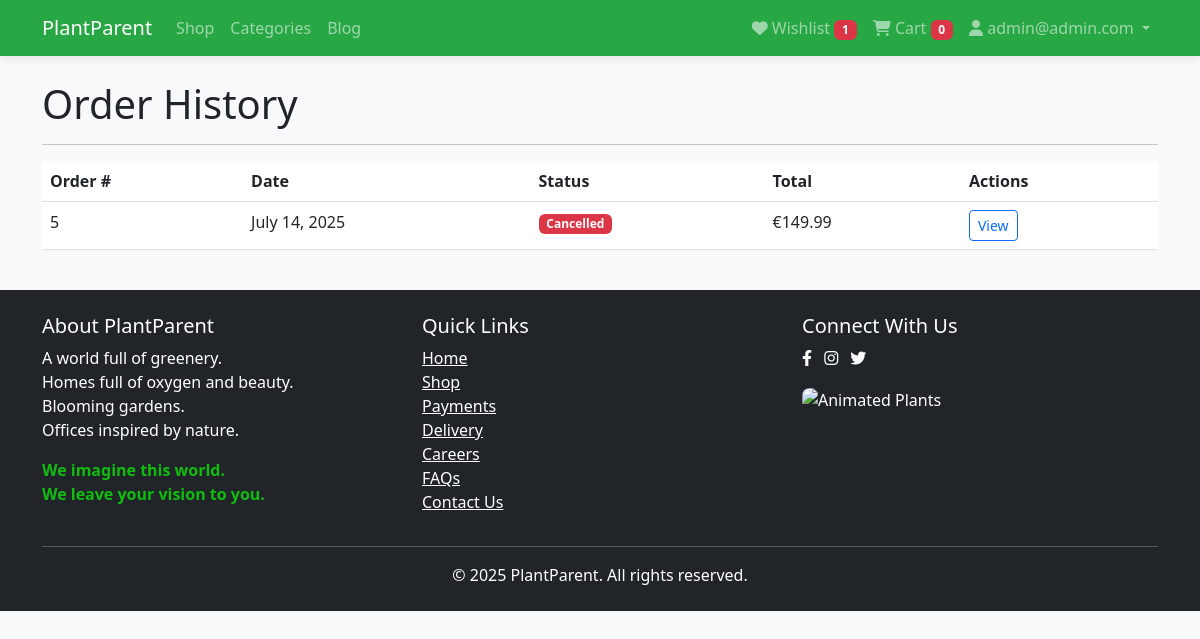
The app's page /orders/history/ (signed in) with its own data.
### accounts/models.py (models this page shows, shortened)
class User(AbstractUser):
    username = None
    email = models.EmailField(_('email address'), unique=True)
    phone = models.CharField(max_length=20, blank=True)
    address = models.TextField(blank=True)
    city = models.CharField(max_length=100, blank=True)
    postal_code = models.CharField(max_length=20, blank=True)
    country = models.CharField(max_length=100, blank=True)
    profile_picture = models.ImageField(
        upload_to=user_profile_picture_path,
        blank=True,
        null=True,
        validators=[validate_image_size, validate_image_format],
        help_text=_('Upload a profile picture (max 1MB, formats: JPG, PNG, GIF)')
    )
    receive_newsletter = models.BooleanField(default=False)
    USERNAME_FIELD = 'email'
    REQUIRED_FIELDS = []
    objects = UserManager()
    class Meta:
        permissions = [
            ("can_publish_post", "Can publish blog posts without approval"),
            ("can_edit_all_posts", "Can edit any blog post (not just own)"),
        ]
    class Meta:
        verbose_name = 'User'
        verbose_name_plural = 'Users'

### wishlist/models.py (models this page shows, shortened)
class Wishlist(models.Model):
    user = models.OneToOneField(
        settings.AUTH_USER_MODEL,
        on_delete=models.CASCADE,
        related_name='wishlist'
    )
    created_at = models.DateTimeField(auto_now_add=True)
    updated_at = models.DateTimeField(auto_now=True)

### cart/models.py (models this page shows, shortened)
class Cart(models.Model):
    user = models.OneToOneField(
        settings.AUTH_USER_MODEL,
        on_delete=models.CASCADE,
        related_name='cart'
    )
    created_at = models.DateTimeField(auto_now_add=True)
    updated_at = models.DateTimeField(auto_now=True)
    @property
    def total_quantity(self):
        print(sum(item.quantity for item in self.items.all()))
        return sum(item.quantity for item in self.items.all())

### orders/models.py (models this page shows, shortened)
class Order(models.Model):
    class Status(models.TextChoices):
        PENDING = 'pending', _('Pending')
        PROCESSING = 'processing', _('Processing')
        SHIPPED = 'shipped', _('Shipped')
        DELIVERED = 'delivered', _('Delivered')
        CANCELLED = 'cancelled', _('Cancelled')
    user = models.ForeignKey(
        settings.AUTH_USER_MODEL,
        on_delete=models.CASCADE,
        related_name='orders'
    )
    status = models.CharField(
        max_length=20,
        choices=Status.choices,
        default=Status.PENDING
    )
    created_at = models.DateTimeField(auto_now_add=True)
    updated_at = models.DateTimeField(auto_now=True)
    shipping_address = models.TextField()
    shipping_city = models.CharField(max_length=100)
    shipping_postal_code = models.CharField(max_length=20)
    shipping_country = models.CharField(max_length=100)
    stripe_payment_intent = models.CharField(max_length=100, blank=True)
    total_paid = models.DecimalField(max_digits=10, decimal_places=2)
    class Meta:
        ordering = ['-created_at']

### orders/views.py (the view)
# urls.py: path('history/', views.OrderHistoryView.as_view(), name='history'),
class OrderHistoryView(LoginRequiredMixin, ListView):
    model = Order
    template_name = 'orders/history.html'
    context_object_name = 'orders'
    def get_queryset(self):
        return super().get_queryset().filter(
            user=self.request.user
        ).order_by('-created_at')

### plantparent/context_processors.py (called while the page is built)
def cart_context(request):
    context = {}
    if request.user.is_authenticated:
        cart = Cart.objects.filter(user=request.user).first()
        context['cart'] = cart
    return context

def wishlist_context(request):
    context = {}
    if request.user.is_authenticated:
        wishlist, created = Wishlist.objects.get_or_create(user=request.user)
        context['wishlist'] = wishlist
    return context

### templates/orders/history.html (shortened to what this page needs)
{% extends 'base.html' %}
{% block content %}
<div class="row">
    <div class="col-12">
        <h1>Order History</h1>
        <hr>
    </div>
</div>
{% if orders %}
<div class="row">
    <div class="col-12">
        <div class="table-responsive">
            <table class="table">
                <thead>
                    <tr>
                        <th>Order #</th>
                        <th>Date</th>
                        <th>Status</th>
                        <th>Total</th>
                        <th>Actions</th>
                    </tr>
                </thead>
                <tbody>
                    {% for order in orders %}
                        <tr>
                            <td>{{ order.id }}</td>
                            <td>{{ order.created_at|date:"F j, Y" }}</td>
                            <td>
                                <span class="badge
                                    {% if order.status == 'delivered' %}bg-success
                                    {% elif order.status == 'cancelled' %}bg-danger
                                    {% else %}bg-warning text-dark{% endif %}">
                                    {{ order.get_status_display }}
                                </span>
                            </td>
                            <td>€{{ order.total_paid }}</td>
                            <td>
                                <a href="{% url 'orders:detail' order.id %}" class="btn btn-sm btn-outline-primary">View</a>
                            </td>
                        </tr>
                    {% endfor %}
                </tbody>
            </table>
        </div>
    </div>
</div>
{% endif %}
{% endblock %}

### templates/base.html (shortened to what this page needs)
<!DOCTYPE html>
<html lang="en">
<head>
    <link href="https://cdnjs.cloudflare.com/ajax/libs/font-awesome/6.4.0/css/all.min.css" rel="stylesheet">
    <link rel="stylesheet" href="https://cdnjs.cloudflare.com/ajax/libs/animate.css/4.1.1/animate.min.css" />
    <link href="https://cdn.jsdelivr.net/npm/bootstrap@5.3.0/dist/css/bootstrap.min.css" rel="stylesheet">
    <link rel="stylesheet" href="https://cdnjs.cloudflare.com/ajax/libs/font-awesome/6.4.0/css/all.min.css">
</head>
<body>
    <nav class="navbar navbar-expand-lg navbar-dark bg-success">
        <div class="container">
            <a class="navbar-brand" href="{% url 'products:home' %}">PlantParent</a>
            <div class="collapse navbar-collapse" id="navbarNav">
                <ul class="navbar-nav me-auto">
                    <li class="nav-item">
                        <a class="nav-link" href="{% url 'products:list' %}">Shop</a>
                    </li>
                    <li class="nav-item">
                        <a class="nav-link" href="{% url 'products:categories' %}">Categories</a>
                    </li>
                    <li class="nav-item">
                        <a class="nav-link" href="{% url 'blog:post_list' %}">Blog</a>
                    </li>
                </ul>
                <ul class="navbar-nav">
                    <li class="nav-item">
                        <a class="nav-link" href="{% url 'wishlist:view' %}">
                            <i class="fas fa-heart"></i> Wishlist
                            <span class="badge bg-danger" id="wishlist-count">
                                {% if request.user.is_authenticated %}{{ request.user.wishlist.items.count }}{% else %}0{% endif %}
                            </span>
                        </a>
                    </li>
                    <li class="nav-item">
                        <a class="nav-link" href="{% url 'cart:view' %}">
                            <i class="fas fa-shopping-cart"></i> Cart
                            <span class="badge bg-danger" id="cart-count">
                                {% if cart %}{{ cart.total_quantity }}{% else %}0{% endif %}
                            </span>
                        </a>
                    </li>
                    {% if user.is_authenticated %}
                    <li class="nav-item dropdown">
                        <a class="nav-link dropdown-toggle" href="#" id="navbarDropdown" role="button" data-bs-toggle="dropdown">
                            <i class="fas fa-user"></i> {{ user.email }}
                        </a>
                    </li>
                    {% endif %}
                </ul>
            </div>
        </div>
    </nav>
    <main class="container my-4">
        {% block content %}{% endblock %}
    </main>
    <footer class="bg-dark text-white py-4 mt-0">
        <div class="container">
            <div class="row">
                <div class="col-md-4">
                    <h5>About PlantParent</h5>
                    <p>A world full of greenery. <br>
                       Homes full of oxygen and beauty. <br>
                       Blooming gardens. <br>
                       Offices inspired by nature. <br></p>
                    <p style="color: #0fbd0f;">
                        <b>We imagine this world.</b><br>
                        <b>We leave your vision to you.</b>
                    </p>
                </div>
                <div class="col-md-4">
                    <h5>Quick Links</h5>
                    <ul class="list-unstyled">
                        <li><a href="{% url 'products:home' %}" class="text-white">Home</a></li>
                        <li><a href="{% url 'products:list' %}" class="text-white">Shop</a></li>
                        <li><a href="#" class="text-white">Payments</a></li>
                        <li><a href="#" class="text-white">Delivery</a></li>
                        <li><a href="#" class="text-white">Careers</a></li>
                        <li><a href="#" class="text-white">FAQs</a></li>
                        <li><a href="#" class="text-white">Contact Us</a></li>
                    </ul>
                </div>
                <div class="col-md-4" >
                    <h5>Connect With Us</h5>
                    <a href="#" class="text-white me-2"><i class="fab fa-facebook-f"></i></a>
                    <a href="#" class="text-white me-2"><i class="fab fa-instagram"></i></a>
                    <a href="#" class="text-white me-2"><i class="fab fa-twitter"></i></a>
                    <div class="mt-3">
                        <img src="https://mir-s3-cdn-cf.behance.net/project_modules/max_632/a5364778036023.5c9a9814218f1.gif"
                             alt="Animated Plants"
                             style="width: 180px; border-radius: 8px;">
                    </div>
                </div>
            </div>
            <hr>
            <div class="text-center">
                <p class="mb-0">&copy; 2025 PlantParent. All rights reserved.</p>
            </div>
        </div>
    </footer>
</body>
</html>

### templates/base.html (style rules this page uses)
body { font-family: 'Segoe UI', Tahoma, Geneva, Verdana, sans-serif; background-color: #f8f9fa; }
.bg-success { background-color: #28a745 !important; }
.navbar { box-shadow: 0 2px 10px rgba(0, 0, 0, 0.1); }
footer { margin-top: 50px; }

### records on screen
User: user.wishlist.items.count "1", email "admin@admin.com"
Cart: total_quantity "0"
Order: id "5", created_at "July 14, 2025", status "Cancelled", total_paid "149.99"
